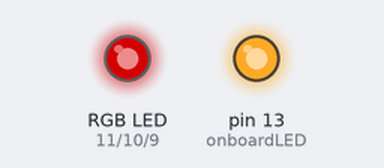
Bench run of a sketch on a simulated Arduino Uno, built with avr-gcc and run on an emulated ATmega328P. Parts: an RGB LED mixed from three pins (HIGH = lit), output pins drawn as LEDs (lit = HIGH). Dim RGB values are drawn brighter than linear.

Above: at 0.05 s.
At 1.6 s:
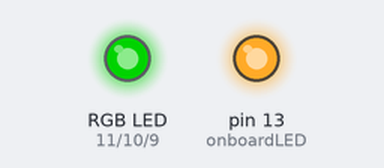
At 2.4 s:
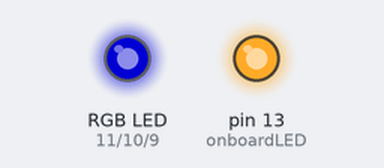
At 3.2 s:
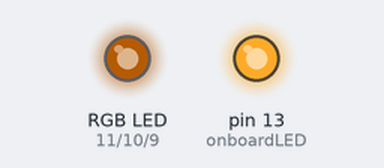
At 4.0 s:
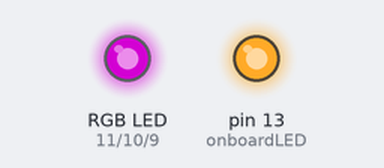
At 6.4 s:
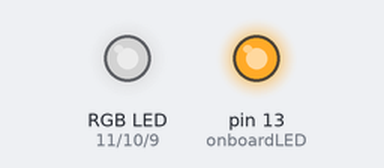
Timing chart, 0 to 8.3 s (numbered marks = the images above):
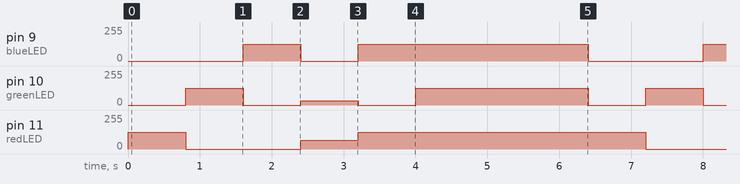

The sketch:

Day_8.ino
```cpp
//Day 7

int redLED = 11; //pin for red LED
int greenLED = 10; //pin for yellow LED
int blueLED = 9; //pin for white LED
int onboardLED = 13;

// unsigned int batteryCapacity = 50000;
// unsigned int batteryLevel = 0;
// unsigned int ticks = 0;
int wait = 800;
// double PercentFull;

void setup() {
  // put your setup code here, to run once:
  // Serial.begin(9600);
  pinMode(onboardLED, OUTPUT);

  pinMode(redLED, OUTPUT);
  pinMode(greenLED, OUTPUT);
  pinMode(blueLED, OUTPUT);

  digitalWrite(onboardLED, HIGH);
}

void RGB_color(int red_value, int green_value, int blue_value){
  //custom function to set three PWM color channel to any given mixture

  analogWrite(redLED, red_value);
  analogWrite(greenLED, green_value);
  analogWrite(blueLED, blue_value);
}

void loop() {
  //cycle throgh several differnt color settings

  RGB_color(125, 0, 0); //red
  delay(wait);
  RGB_color(0, 125, 0); //green
  delay(wait);
  RGB_color(0, 0, 125); //blue
  delay(wait);
  RGB_color(64, 32, 0); //yellow
  delay(wait);
  RGB_color(125, 0, 125); //purple
  delay(wait);
  RGB_color(125, 125, 125); //white
  delay(wait * 3);

}
```

Measured:
- by itself, pin 9 (blueLED): repeats every 6.4 s: 0/255 0.80 s, 125/255 3.2 s, 0/255 1.6 s, 125/255 0.80 s
- by itself, pin 10 (greenLED): repeats every 6.4 s: 0/255 0.80 s, 32/255 0.80 s, 0/255 0.80 s, 125/255 2.4 s, 0/255 0.80 s, 125/255 0.80 s
- by itself, pin 11 (redLED): repeats every 6.4 s: 0/255 1.6 s, 64/255 0.80 s, 125/255 4.0 s
